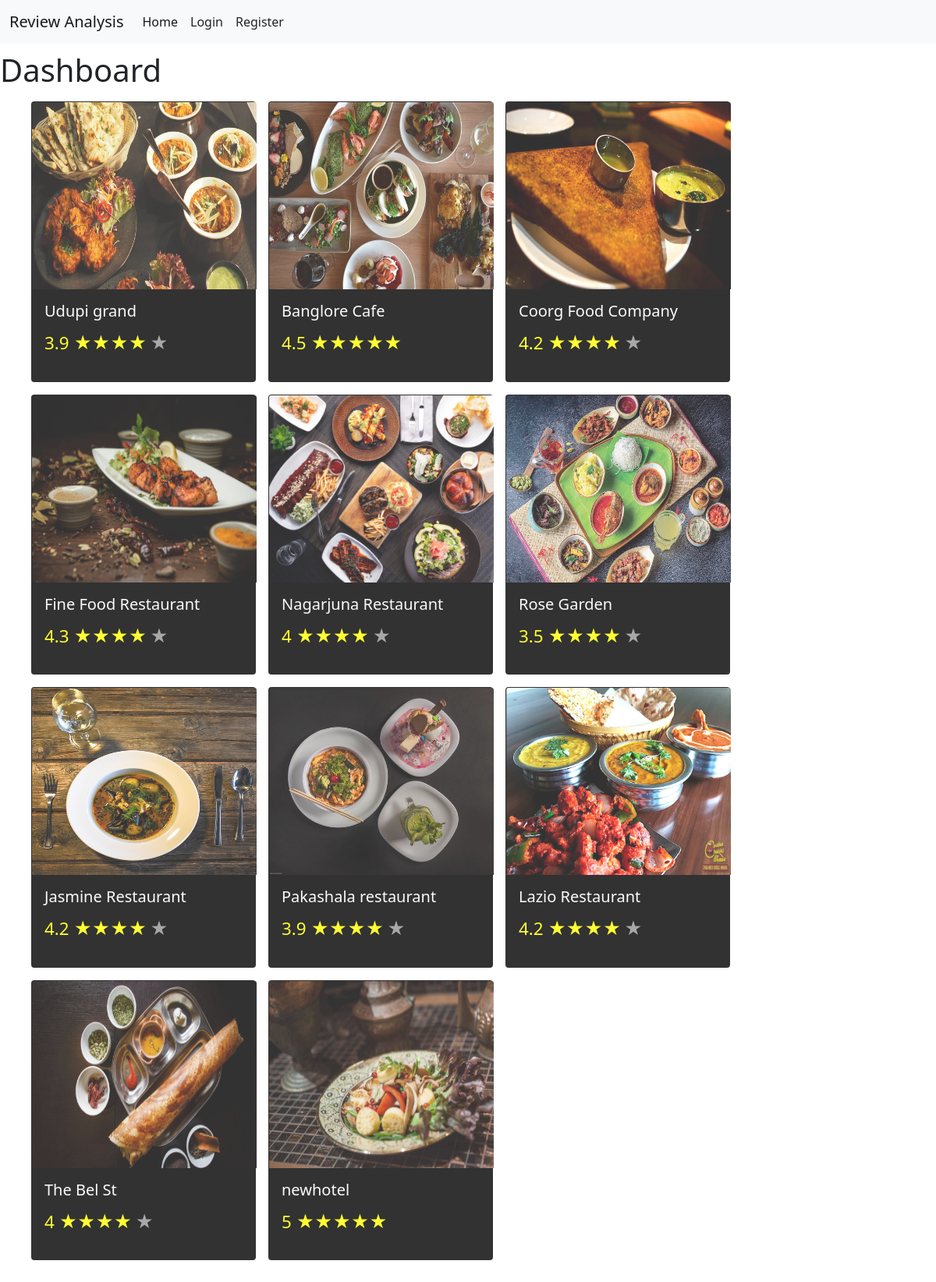
The page /viewallhotels on the database its author committed.
### tables this page shows
CREATE TABLE hotel(
    hotelid integer PRIMARY KEY AUTOINCREMENT,
    hotelname text NOT NULL,
    address text,
    overall_rating integer,
    weblink text,
    phone integer , 
    image_name text, 
    totalmenu integer, 
    totalworkers integer
);

### app.py (the view)
@app.route('/viewallhotels', methods = ["POST", "GET"])
def viewallhotels():
    user = get_current_user()
    db = get_database()
    hotel_cur = db.execute("select * from hotel")
    allhotels = hotel_cur.fetchall()
    return render_template('viewallhotels.html', allhotels = allhotels,user = user)

### app.py (called while the page is built)
@app.teardown_appcontext
def close_database(error):
    if hasattr(g, 'hotel_db'):
        g.hotel_db.close()

def get_current_user():
    user_result = None
    if 'user' in session:
        user = session['user']
        db = get_database()
        user_cur = db.execute('select * from users where username = ?', [user])
        user_result = user_cur.fetchone()
    return user_result

### database.py (called while the page is built)
def connect_to_database():
    sql = sqlite3.connect('C:/Users/bbkbh/OneDrive/Desktop/project/review_analysis/hotel_review_app/hotel.db')
    sql.row_factory = sqlite3.Row
    return sql

def get_database():
    if not hasattr(g, 'hotel_db'):
        g.hotel_db = connect_to_database()
    return g.hotel_db

### templates/viewallhotels.html (shortened to what this page needs)
{% from "showlinks.html" import showlinks %}
<!doctype html>
<html lang="en">
  <head>
    <link href="https://cdn.jsdelivr.net/npm/bootstrap@5.1.3/dist/css/bootstrap.min.css" rel="stylesheet">
  </head>
  <body>
      <div class="parent">
          <div class="child child1">
            {{ showlinks(user) }}
          </div>
          <div class="child child2">
            <h1>Dashboard</h1>
            <ul class="mycards">
              {% for hotel in allhotels %}
              <li>
                <a href="{{ url_for('viewonehotel', name = hotel['image_name'])}}" style="text-decoration: none;">
                  <div class="card" style="width: 18rem; background-color: black; opacity: 0.8;">
                    <img src="{{ url_for('static' , filename = hotel['image_name'])}}" style="height: 15rem; width: 18rem;" class="card-img-top" alt="hotelimage">
                    <div class="card-body">
                      <h5 class="card-title  text-light">{{hotel['hotelname']}}</h5>
                      <p class="card-text">
                        {% if hotel['overall_rating'] >= 4.5 %}
                          <div class="card-subtitle mb-2">
                              <span style="font-size:140%;color:yellow;">{{hotel['overall_rating']}} &starf;&starf;&starf;&starf;&starf;</span>
                          </div>
                          {% elif hotel['overall_rating'] >= 3.5 %}
                          <div class="card-subtitle mb-2">
                              <span style="font-size:140%;color:yellow;">{{hotel['overall_rating']}} &starf;&starf;&starf;&starf;</span>
                              <span style="font-size:140%;color:rgb(148, 147, 147);">&starf;</span>
                          </div>
                          {% elif hotel['overall_rating'] >= 2.5 %}
                          <div class="card-subtitle mb-2">
                              <span style="font-size:140%;color:yellow;">{{hotel['overall_rating']}} &starf;&starf;&starf;</span>
                              <span style="font-size:140%;color:rgb(148, 147, 147);">&starf;&starf;</span>
                          </div>
                          {% elif hotel['overall_rating'] >= 1.5 %}
                          <div class="card-subtitle mb-2">
                              <span style="font-size:140%;color:yellow;">{{hotel['overall_rating']}} &starf;&starf;</span>
                              <span style="font-size:140%;color:rgb(148, 147, 147);">&starf;&starf;&starf;</span>
                          </div>
                          {% elif hotel['overall_rating'] == 1 %}
                          <div class="card-subtitle mb-2">
                              <span style="font-size:140%;color:yellow;">{{hotel['overall_rating']}} &starf;</span>
                              <span style="font-size:140%;color:rgb(148, 147, 147);">&starf;&starf;&starf;&starf;</span>
                          </div>
                          {% endif %}
                      </p>
                    </div>
                  </div>
                </a>
              </li>
              {% endfor %}
            </ul>
          </div>
      </div>
  </body>
</html>

### templates/showlinks.html (shortened to what this page needs)
{% macro showlinks(user) %}
<nav class="navbar navbar-expand-lg navbar-light bg-light">
  <div class="container-fluid">
    <a class="navbar-brand" href="{{url_for('homepage')}}">Review Analysis</a>
    <div class="collapse navbar-collapse" id="navbarText">
      <ul class="navbar-nav me-auto mb-2 mb-lg-0">
        <li class="nav-item">
          <a class="nav-link active" aria-current="page" href="{{url_for('homepage')}}">Home</a>
        </li>
        {% if not user %}
        <li class="nav-item">
          <a class="nav-link text-dark" href="{{url_for('login')}}">Login</a>
        </li>
        <li class="nav-item">
          <a class="nav-link text-dark" href="{{url_for('register')}}">Register</a>
        </li>
        {% endif %}
      </ul>
    </div>
  </div>
</nav>
{% endmacro %}

### templates/viewallhotels.html (style rules this page uses)
html, body { height: 100%; margin: 0 ; padding: 0; }
.parent { display: grid; height: auto; grid-template-columns: 1fr; grid-template-rows: auto 1fr auto; grid-gap: 10px; }
.mycards { display: flex; flex-wrap: wrap; }
.mycards li { margin: 8px; list-style-type: none; }

### rows shown on the page
hotel: image_name (picture), hotelname "Udupi grand", overall_rating "3.9"
hotel: image_name (picture), hotelname "Banglore Cafe", overall_rating "4.5"
hotel: image_name (picture), hotelname "Coorg Food Company", overall_rating "4.2"
hotel: image_name (picture), hotelname "Fine Food Restaurant", overall_rating "4.3"
hotel: image_name (picture), hotelname "Nagarjuna Restaurant", overall_rating "4"
hotel: image_name (picture), hotelname "Rose Garden", overall_rating "3.5"
hotel: image_name (picture), hotelname "Jasmine Restaurant", overall_rating "4.2"
hotel: image_name (picture), hotelname "Pakashala restaurant", overall_rating "3.9"
hotel: image_name (picture), hotelname "Lazio Restaurant", overall_rating "4.2"
hotel: image_name (picture), hotelname "The Bel St", overall_rating "4"
hotel: image_name (picture), hotelname "newhotel", overall_rating "5"
